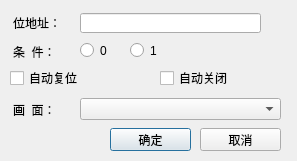
<?xml version="1.0" encoding="UTF-8"?>
<ui version="4.0">
 <class>subDataControl</class>
 <widget class="QDialog" name="subDataControl">
  <property name="geometry">
   <rect>
    <x>0</x>
    <y>0</y>
    <width>297</width>
    <height>161</height>
   </rect>
  </property>
  <property name="windowTitle">
   <string>Dialog</string>
  </property>
  <widget class="QRadioButton" name="radioButton">
   <property name="geometry">
    <rect>
     <x>80</x>
     <y>40</y>
     <width>41</width>
     <height>21</height>
    </rect>
   </property>
   <property name="text">
    <string>0</string>
   </property>
  </widget>
  <widget class="QLabel" name="label_3">
   <property name="geometry">
    <rect>
     <x>13</x>
     <y>100</y>
     <width>63</width>
     <height>20</height>
    </rect>
   </property>
   <property name="text">
    <string>画  面：</string>
   </property>
  </widget>
  <widget class="QPushButton" name="pushButton_2">
   <property name="geometry">
    <rect>
     <x>110</x>
     <y>128</y>
     <width>81</width>
     <height>23</height>
    </rect>
   </property>
   <property name="text">
    <string>确定</string>
   </property>
  </widget>
  <widget class="QRadioButton" name="radioButton_2">
   <property name="geometry">
    <rect>
     <x>130</x>
     <y>40</y>
     <width>41</width>
     <height>21</height>
    </rect>
   </property>
   <property name="text">
    <string>1</string>
   </property>
  </widget>
  <widget class="QCheckBox" name="checkBox">
   <property name="geometry">
    <rect>
     <x>10</x>
     <y>70</y>
     <width>121</width>
     <height>16</height>
    </rect>
   </property>
   <property name="text">
    <string>自动复位</string>
   </property>
  </widget>
  <widget class="QPushButton" name="pushButton">
   <property name="geometry">
    <rect>
     <x>260</x>
     <y>12</y>
     <width>21</width>
     <height>21</height>
    </rect>
   </property>
   <property name="focusPolicy">
    <enum>Qt::NoFocus</enum>
   </property>
   <property name="text">
    <string/>
   </property>
   <property name="icon">
    <iconset resource="../../resourse.qrc">
     <normaloff>:/addressintput/images/address.bmp</normaloff>:/addressintput/images/address.bmp</iconset>
   </property>
   <property name="flat">
    <bool>true</bool>
   </property>
  </widget>
  <widget class="QPushButton" name="pushButton_3">
   <property name="geometry">
    <rect>
     <x>200</x>
     <y>128</y>
     <width>81</width>
     <height>23</height>
    </rect>
   </property>
   <property name="text">
    <string>取消</string>
   </property>
  </widget>
  <widget class="QLabel" name="label">
   <property name="geometry">
    <rect>
     <x>13</x>
     <y>13</y>
     <width>65</width>
     <height>20</height>
    </rect>
   </property>
   <property name="text">
    <string>位地址：</string>
   </property>
  </widget>
  <widget class="QComboBox" name="comboBox">
   <property name="geometry">
    <rect>
     <x>80</x>
     <y>98</y>
     <width>201</width>
     <height>22</height>
    </rect>
   </property>
  </widget>
  <widget class="QLabel" name="label_2">
   <property name="geometry">
    <rect>
     <x>13</x>
     <y>44</y>
     <width>64</width>
     <height>16</height>
    </rect>
   </property>
   <property name="text">
    <string>条  件：</string>
   </property>
  </widget>
  <widget class="QLineEdit" name="lineEdit">
   <property name="geometry">
    <rect>
     <x>80</x>
     <y>13</y>
     <width>181</width>
     <height>20</height>
    </rect>
   </property>
  </widget>
  <widget class="QCheckBox" name="checkBox_close">
   <property name="geometry">
    <rect>
     <x>160</x>
     <y>70</y>
     <width>121</width>
     <height>16</height>
    </rect>
   </property>
   <property name="text">
    <string>自动关闭</string>
   </property>
  </widget>
 </widget>
 <resources>
  <include location="../../resourse.qrc"/>
 </resources>
 <connections/>
</ui>
